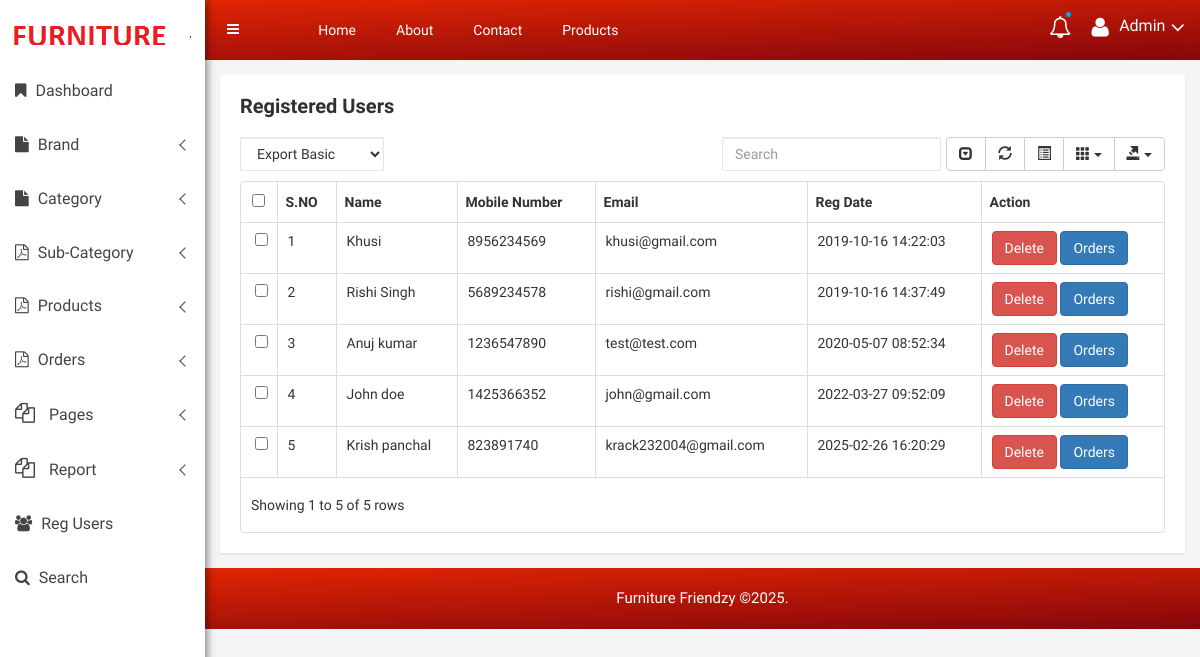
The app's page /admin/reg-users.php (signed in) with its own data.
### tables this page shows
CREATE TABLE `tbluser` (
  `ID` int(10) NOT NULL,
  `FullName` varchar(120) DEFAULT NULL,
  `MobileNumber` bigint(10) DEFAULT NULL,
  `Email` varchar(120) DEFAULT NULL,
  `Password` varchar(120) DEFAULT NULL,
  `RegDate` timestamp NULL DEFAULT current_timestamp()
);

### admin/reg-users.php (the view, shortened to what this page needs)
<?php
include('includes/dbconnection.php');
if (strlen($_SESSION['ofsmsaid']==0)) {
  header('location:logout.php');
  } else{
?>
<!doctype html>
<html class="no-js" lang="en">
<head>
    <link rel="stylesheet" href="css/bootstrap.min.css">
    <link rel="stylesheet" href="css/font-awesome.min.css">
    <link rel="stylesheet" href="css/owl.carousel.css">
    <link rel="stylesheet" href="css/owl.theme.css">
    <link rel="stylesheet" href="css/owl.transitions.css">
    <link rel="stylesheet" href="css/animate.css">
    <link rel="stylesheet" href="css/normalize.css">
    <link rel="stylesheet" href="css/meanmenu.min.css">
    <link rel="stylesheet" href="css/main.css">
    <link rel="stylesheet" href="css/morrisjs/morris.css">
    <link rel="stylesheet" href="css/scrollbar/jquery.mCustomScrollbar.min.css">
    <link rel="stylesheet" href="css/metisMenu/metisMenu.min.css">
    <link rel="stylesheet" href="css/metisMenu/metisMenu-vertical.css">
    <link rel="stylesheet" href="css/calendar/fullcalendar.min.css">
    <link rel="stylesheet" href="css/calendar/fullcalendar.print.min.css">
    <link rel="stylesheet" href="css/editor/select2.css">
    <link rel="stylesheet" href="css/editor/datetimepicker.css">
    <link rel="stylesheet" href="css/editor/bootstrap-editable.css">
    <link rel="stylesheet" href="css/editor/x-editor-style.css">
    <link rel="stylesheet" href="css/data-table/bootstrap-table.css">
    <link rel="stylesheet" href="css/data-table/bootstrap-editable.css">
    <link rel="stylesheet" href="style.css">
    <link rel="stylesheet" href="css/responsive.css">
</head>
<body>
   <?php include_once('includes/sidebar.php');?>
    <div class="all-content-wrapper">
        <?php include_once('includes/header.php');?>
       <div class="data-table-area mg-tb-15">
            <div class="container-fluid">
                <div class="row">
                    <div class="col-lg-12 col-md-12 col-sm-12 col-xs-12">
                        <div class="sparkline13-list">
                            <div class="sparkline13-hd">
                                <div class="main-sparkline13-hd">
                                    <h1>Registered <span class="table-project-n">Users</span></h1>
                                </div>
                            </div>
                            <div class="sparkline13-graph">
                                <div class="datatable-dashv1-list custom-datatable-overright">
                                    <div id="toolbar">
                                        <select class="form-control">
                        <option value="">Export Basic</option>
                      </select>
                                    </div>
                                    <table id="table" data-toggle="table" data-pagination="true" data-search="true" data-show-columns="true" data-show-pagination-switch="true" data-show-refresh="true" data-key-events="true" data-show-toggle="true" data-resizable="true" data-cookie="true"
                                        data-cookie-id-table="saveId" data-show-export="true" data-click-to-select="true" data-toolbar="#toolbar">
                                        <thead>
                                            <tr>
                                                <th>S.NO</th>
                                                <th>Name</th>
                                                <th>Mobile Number</th>
                                                <th>Email</th>
                                                <th data-field="company">Reg Date</th>
                                                <th>Action</th>
                                            </tr>
                                        </thead>
                                        <tbody>
                                        <?php
$sql="SELECT * from tbluser";
$query = $dbh -> prepare($sql);
$query->execute();
$results=$query->fetchAll(PDO::FETCH_OBJ);
$cnt=1;
if($query->rowCount() > 0)
{
foreach($results as $row)
{               ?>
                                            <tr>
                                                <td><?php echo htmlentities($cnt);?></td>
                                                <td><?php  echo htmlentities($row->FullName);?></td>
                                                <td><?php  echo htmlentities($row->MobileNumber);?></td>
                                                <td><?php  echo htmlentities($row->Email);?></td>
                                                <td><?php  echo htmlentities($row->RegDate);?></td>
                                                <td>
 <a href="reg-users.php?id=<?php echo htmlentities ($row->ID);?>"   class="btn btn-danger" onClick="return confirm('User profile and all order related to this Users will be deleted')" style="color:#fff;">Delete</a>
                                                    <a href="user-orders.php?userid=<?php echo htmlentities ($row->ID);?>&&username=<?php  echo htmlentities($row->FullName);?>" class="btn btn-primary" style="color:#fff;">Orders</a></td>
                                            </tr>
                                             <?php $cnt=$cnt+1;}} ?>
                                        </tbody>
                                    </table>
                                </div>
                            </div>
                        </div>
                    </div>
                </div>
            </div>
        </div>
        <?php include_once('includes/footer.php');?>
    </div>
</body>
</html>
<?php }  ?>

### admin/includes/header.php (shortened to what this page needs)
 <div class="container-fluid">
            <div class="row">
                <div class="col-lg-12 col-md-12 col-sm-12 col-xs-12">
                    <div class="logo-pro">
                        <a href="dashboard.php"><img class="main-logo" src="images/logo/logo1.png" alt="" /></a>
                    </div>
                </div>
            </div>
        </div>
<div class="header-advance-area">
            <div class="header-top-area">
                <div class="container-fluid">
                    <div class="row">
                        <div class="col-lg-12 col-md-12 col-sm-12 col-xs-12">
                            <div class="header-top-wraper">
                                <div class="row">
                                    <div class="col-lg-1 col-md-0 col-sm-1 col-xs-12">
                                        <div class="menu-switcher-pro">
                                            <button type="button" id="sidebarCollapse" class="btn bar-button-pro header-drl-controller-btn btn-info navbar-btn">
                                                    <i class="fa fa-bars"></i>
                                                </button>
                                        </div>
                                    </div>
                                    <div class="col-lg-6 col-md-7 col-sm-6 col-xs-12">
                                        <div class="header-top-menu tabl-d-n">
                                            <ul class="nav navbar-nav mai-top-nav">
                                                <li class="nav-item"><a href="dashboard.php" class="nav-link">Home</a>
                                                </li>
                                                <li class="nav-item"><a href="about-us.php" class="nav-link">About</a>
                                                </li>
                                                <li class="nav-item"><a href="contact-us.php" class="nav-link">Contact</a>
                                                </li>
                                                <li class="nav-item"><a href="manage-products.php" class="nav-link">Products</a>
                                                </li>
                                            </ul>
                                        </div>
                                    </div>
  <div class="col-lg-5 col-md-5 col-sm-12 col-xs-12">
<div class="header-right-info">
 <ul class="nav navbar-nav mai-top-nav header-right-menu">
 <li class="nav-item"><a href="#" data-toggle="dropdown" role="button" aria-expanded="false" class="nav-link dropdown-toggle"><i class="fa fa-bell-o" aria-hidden="true"></i><span class="indicator-nt"></span></a>
</li>
 <li class="nav-item">
 <a href="#" data-toggle="dropdown" role="button" aria-expanded="false" class="nav-link dropdown-toggle">
<i class="fa fa-user adminpro-user-rounded header-riht-inf" aria-hidden="true"></i>
<span class="admin-name"><?php
$aid=$_SESSION['ofsmsaid'];
$sql="SELECT AdminName,Email from  tbladmin where ID=:aid";
$query = $dbh -> prepare($sql);
$query->bindParam(':aid',$aid,PDO::PARAM_STR);
$query->execute();
$results=$query->fetchAll(PDO::FETCH_OBJ);
$cnt=1;
if($query->rowCount() > 0)
{
foreach($results as $row)
{               ?><?php  echo $row->AdminName;?><?php $cnt=$cnt+1;}} ?></span>
<i class="fa fa-angle-down adminpro-icon adminpro-down-arrow"></i>
    </a>
</li>
 </ul>
 </div>
</div>
</div>
</div>
 </div>
 </div>
  </div>
 </div>
        </div>

### admin/css/main.css (style rules this page uses)
html { color: #222; font-size: 1em; line-height: 1.4; }
audio, canvas, iframe, img, svg, video { vertical-align: middle; }

### admin/style.css (style rules this page uses)
html, body { height: 100%; font-family: 'Play', sans-serif;font-weight:400;background:#f5f5f5; }
img { max-width:100%;height:auto }
h1, h2, h3, h4, h5, h6 { margin: 0 0 10px; font-weight:700; }
a { transition: all 0.3s ease 0s;text-decoration:none; }
a:visited, a:link, a:active { text-decoration: none; }
ul { list-style: outside none none; margin: 0; padding: 0 }
.mg-tb-15 { margin:15px 0px; }
.all-content-wrapper { margin-left: 205px; transition: all 0.3s; }
.bar-button-pro { margin: 13px 0px; }
.menu-switcher-pro { transition:all .4s ease 0s; }
.menu-switcher-pro button { background: none; border:none; }
.header-top-menu .navbar-nav>li>a { padding: 20px 20px; color: #fff; font-size:14px; }
.header-right-info .navbar-nav { float:right; padding:17px 0px; }
.header-right-info ul.header-right-menu li { display:inline-block; }
.header-right-info ul.header-right-menu > li > a { display:inline-block; color:#fff; padding: 0px 0px 0px 20px; font-size:22px; text-decoration:none; position:relative; }
.indicator-nt { position:absolute; height:5px; width:5px; background:#03a9f4; border-radius:50%; top: -5px; right: 0px; }
.header-right-info .admin-name { display: inline-block; color: #fff; font-size: 16px; position: relative; top: -4px; margin-left:5px; }
.form-control { background-color: #FFFFFF; background-image: none; border: 1px solid #e5e6e7; border-radius: 1px; color: inherit; display: block; padding: 6px 12px; transition: border-color 0.15s ease-in-out 0s, box-shadow 0.15s ease-in-out 0s; width: 100%; }
.header-advance-area { background: -webkit-linear-gradient(178deg, #e12503 0%, #85060c 100%); background: linear-gradient(178deg, #e12503 0%, #85060c 100%); }
.product-sales-chart, .analytics-info-cs, .tranffic-als-inner, .analytics-rounded, .single-new-trend, .personal-info-wrap, .author-widgets-single, .calender-inner, .product-status-wrap, .review-tab-pro-inner, .income-dashone-total, .analytics-adminpro-wrap, .analytics-sparkle-line, .analysis-progrebar, .sparkline8-list, .sparkline9-list, .sparkline7-list, .sparkline10-list, .sparkline12-list, .sparkline13-list, .sparkline14-list, .sparkline13-list, .sparkline11-list, .x-editable-list, .code-editor-single, .blog-details-inner, .charts-single-pro, .about-sparkline, .sparkline-list, .button-ad-wrap, .tab-content-details, .sparkline16-list, .sparkline15-list, .tinymce-single { padding:20px; background:#fff; -webkit-box-shadow: 0px 1px 2px 0px rgba(0, 0, 0, 0.1); box-shadow: 0px 1px 2px 0px rgba(0, 0, 0, 0.1); }
.header-top-area { position: fixed; background: -webkit-linear-gradient(178deg, #e12503 0%, #85060c 100%); background: linear-gradient(178deg, #e12503 0%, #85060c 100%); z-index: 99; left: 200px; right: 0; top: 0; margin: 0 auto; transition: all 0.3s; }
.main-sparkline8-hd h1, .main-sparkline9-hd h1, .main-spark7-hd h1, .main-sparkline10-hd h1, .main-sparkline11-hd h1, .main-sparkline12-hd h1, .main-sparkline13-hd h1, .main-sparkline14-hd h1 { font-size:20px; color:#303030; }
.custom-datatable-overright table tbody tr td a { color: #444; font-size: 14px; }
.custom-datatable-overright table tbody tr td { padding-left: 10px !important; padding-right: 5px !important; font-size: 14px; text-align: left; }

### records on screen
tbluser: FullName "Khusi", MobileNumber "8956234569", Email "khusi@gmail.com", RegDate "2019-10-16 14:22:03"
tbluser: FullName "Rishi Singh", MobileNumber "5689234578", Email "rishi@gmail.com", RegDate "2019-10-16 14:37:49"
tbluser: FullName "Anuj kumar", MobileNumber "1236547890", Email "test@test.com", RegDate "2020-05-07 08:52:34"
tbluser: FullName "John doe", MobileNumber "1425366352", Email "john@gmail.com", RegDate "2022-03-27 09:52:09"
tbluser: FullName "Krish panchal", MobileNumber "823891740", Email "krack232004@gmail.com", RegDate "2025-02-26 16:20:29"

### other values on screen
$row->AdminName "Admin"
